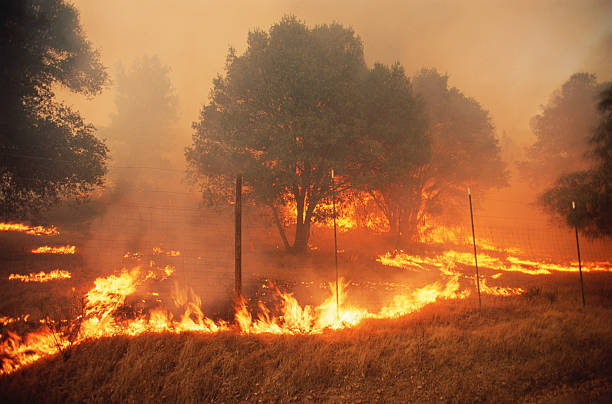
#> input picture dataset/fire.jpg, 612 x 404 px
$ python tugas01_2023.py
#> lines starting #> are read from the running program, lines starting #| are printed output that depends on the picture
from skimage.io import imread
from skimage.transform import resize
from matplotlib import pylab
import numpy as np
from scipy import signal

dataset = ["../../dataset/fire.jpg",
           "../../dataset/water.jpeg"]

# Jawaban No 1

im1 = imread(dataset[0])
#> im1 is the input picture: shape (404, 612, 3); mean R, G, B 158.6, 99.2, 58.5
print(f'Dimensi citra api adalah = {im1.shape[0]} x {im1.shape[1]}')
#| Dimensi citra api adalah = 404 x 612
print(im1.shape)
#| (404, 612, 3)
im2 = imread(dataset[1])
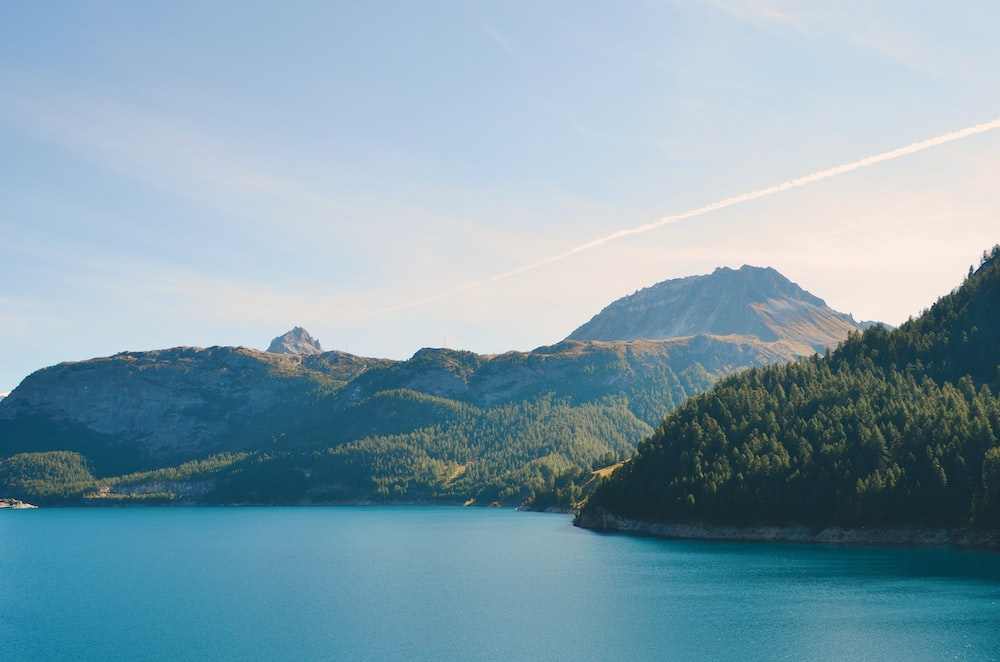
#> input picture dataset/water.jpeg, 1000 x 662 px
#> im2 is the input picture: shape (662, 1000, 3); mean R, G, B 129.9, 159.6, 173.7
print(f'Dimensi citra air adalah = {im2.shape[0]} x {im2.shape[1]}')
#| Dimensi citra air adalah = 662 x 1000
print(im2.shape)
#| (662, 1000, 3)
new_size = [600, 900, 3]
im3 = np.ones(new_size)
im3[0:300, :, :] = resize(im1, new_size)[0:int(im3.shape[0]/2), :, :]
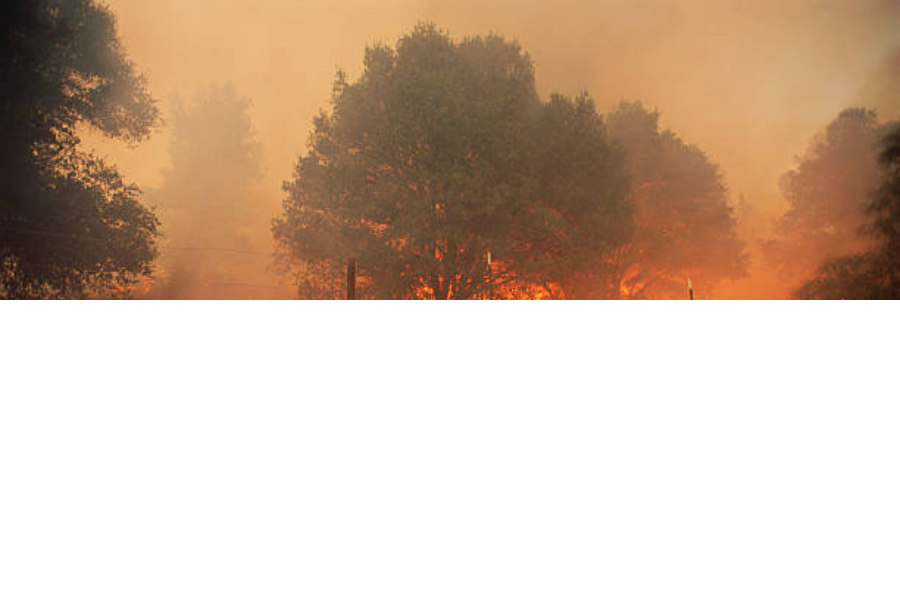
#> im3: shape (600, 900, 3) float64; mean R, G, B 0.814, 0.727, 0.654
im3[300::, :, :] = resize(im2, new_size)[int(im3.shape[0]/2)::, :, :]
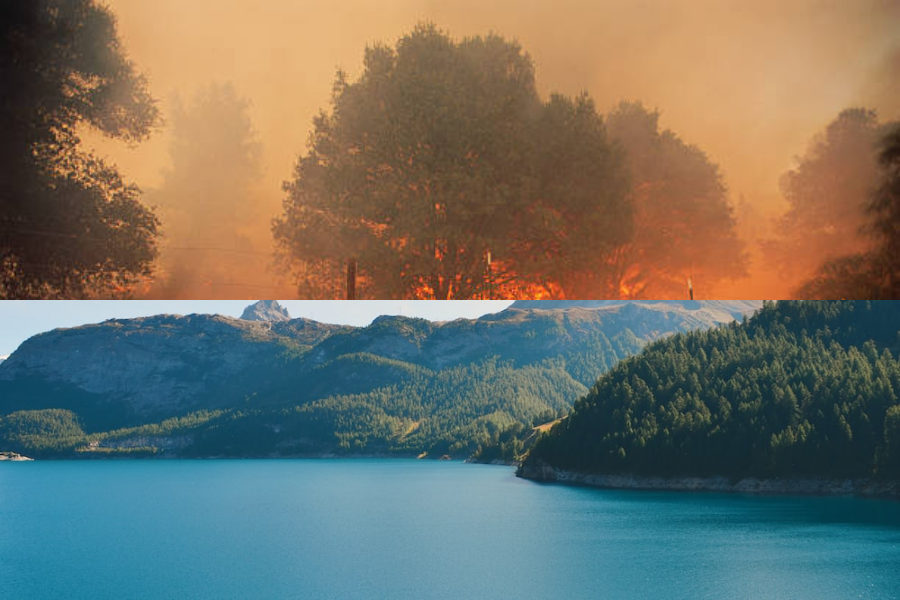
#> im3: shape (600, 900, 3) float64; mean R, G, B 0.445, 0.447, 0.405
print(f'Dimensi citra api dan air = {im3.shape[0]} x {im3.shape[1]}')
#| Dimensi citra api dan air = 600 x 900
print(im3.shape)
#| (600, 900, 3)

pylab.figure()
pylab.subplot(131)
pylab.title('Api')
pylab.imshow(im1)
pylab.subplot(132)
pylab.title('Api dan Air')
pylab.imshow(im3)
pylab.subplot(133)
pylab.title('Air')
pylab.imshow(im2)

# Jawaban No 2

kernel = np.array([[-2, -1, 0], [-1, 1, 1], [0, 1, 2]])
im3_conv = np.ones(im3.shape)

for i in range(3):
    im3_conv[:, :, i] = np.clip(np.real(signal.convolve2d(im3[..., i], kernel, mode='same', boundary="symm")),
                                0, 1)
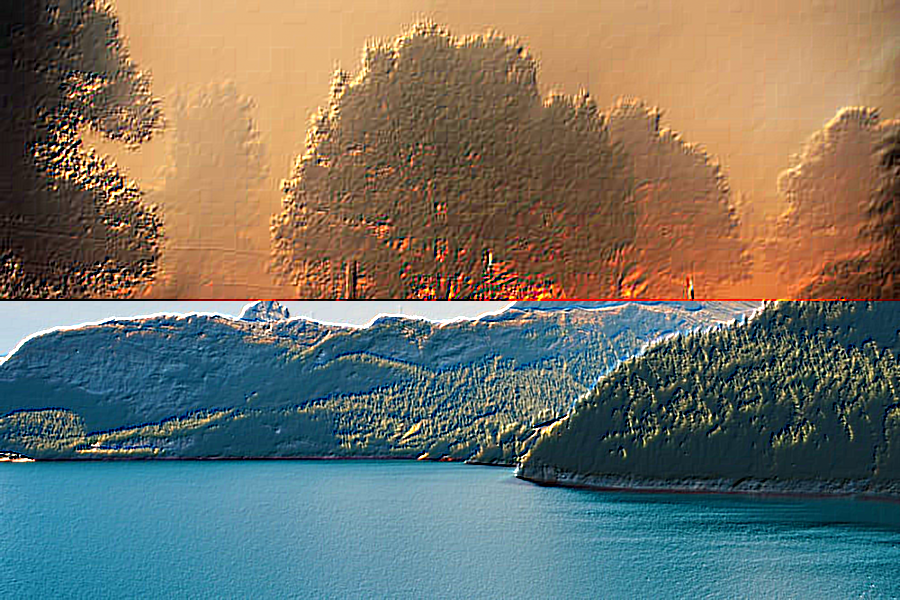
#> im3_conv: shape (600, 900, 3) float64; mean R, G, B 0.45, 0.45, 0.407

pylab.figure()
pylab.subplot(121)
pylab.title('Citra sebelum difilter')
pylab.imshow(im3)
pylab.subplot(122)
pylab.title('Citra setelah difilter')
pylab.imshow(im3_conv)
pylab.show()
